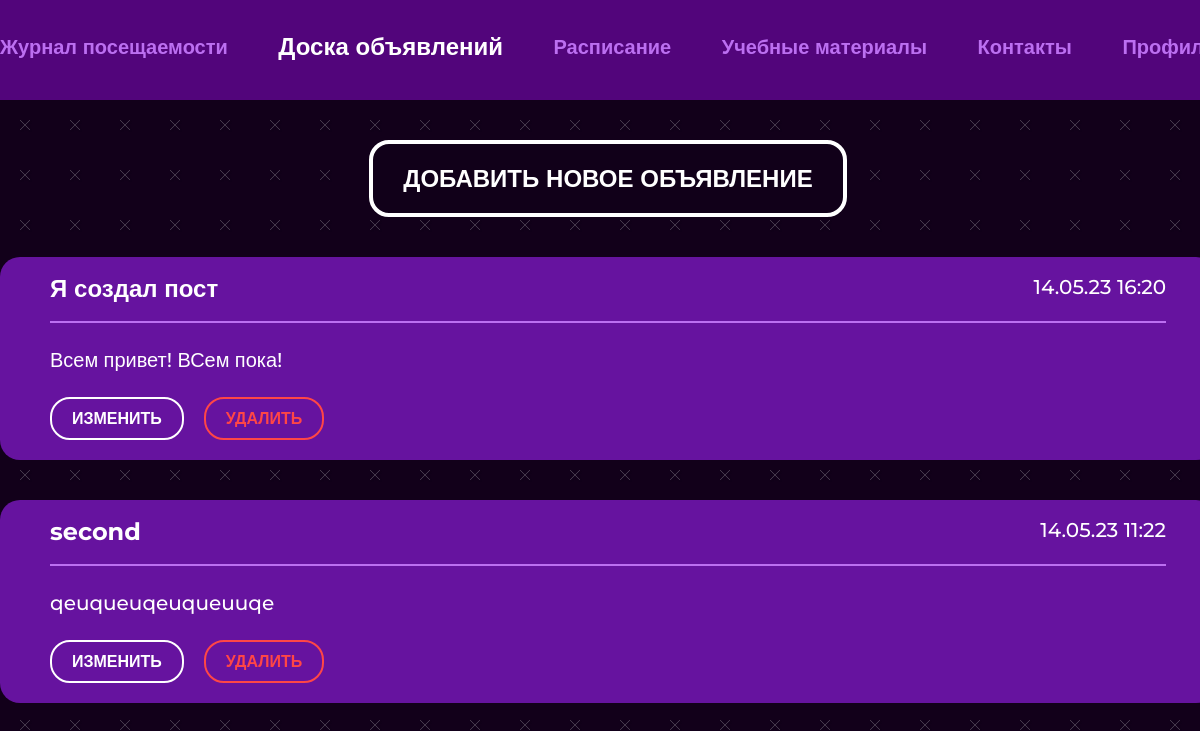
The page / (signed in) on the database its author committed.
### main/models.py (models this page shows, shortened)
class Post(models.Model):
    title = models.CharField(max_length=100)
    text = models.TextField()
    time = models.DateTimeField(auto_now_add=True)
    room = models.ForeignKey(Room, on_delete=models.CASCADE)

### main/views.py (the view)
# urls.py: path('', views.index, name='index'),
@login_required()
def index(request):
    if request.method == "POST":
        print("board post-requets")
        print("board post-requets")
    cur_student = get_student(request)
    posts = Post.objects.filter(room=cur_student.room).order_by('-time')
    contex = {
        'posts': posts,
        'navbar': 'index',
        'perm': get_perm(cur_student.permission)
    }
    return render(request, "main/index.html", context=contex)

### main/views.py (called while the page is built)
def get_student(request):
    return Student.objects.get(user=request.user)

def get_perm(permission):
    if permission == 0:
        return False
    return True

### main/templates/main/index.html (shortened to what this page needs)
{% extends 'main/base.html' %}
{% load static %}
{% block content %}
        <div class="container">
          <div class="board__container">
            {% if perm %}
            <button name="new" class="btn btn-modal" >ДОБАВИТЬ НОВОЕ ОБЪЯВЛЕНИЕ</button>
            {% endif %}
            {% for elem in posts %}
            <div class="board__cell">
              <div class="board__box">
                <h4 class="board__title">
                  {{ elem.title }}
                </h4>
                <p class="board__date">
                  {{ elem.time|date:"d.m.y" }} {{ elem.time|time:"H:i" }}
                </p>
              </div>
              <p class="board__text">
                  {{ elem.text }}
              </p>
              {% if perm %}
              <div class="board__btns">
                <button class="mini-btn btn-change" data-id="{{ elem.id }}" name="change">ИЗМЕНИТЬ</button>
                <form action="/delete_data" method="post">
                  <input type="submit" class="mini-btn btn-cancel" data-id="{{ elem.id }}" value="УДАЛИТЬ">
                </form>
              </div>
              {% endif %}
            </div>
            {% endfor %}
          </div>
        </div>
{% endblock content%}

### main/static/main/css/main.css (style rules this page uses)
* { padding: 0; margin: 0; border: 0; }
*, *:before, *:after { -webkit-box-sizing: border-box; box-sizing: border-box; }
html, body { width: 100%; line-height: 1; font-size: 16px; -ms-text-size-adjust: 100%; -moz-text-size-adjust: 100%; -webkit-text-size-adjust: 100%; }
input, button, textarea { font-family: inherit; }
button { cursor: pointer; }
h1, h2, h3, h4, h5, h6, a { font-size: inherit; }
body { font-family: "Montserrat", sans-serif; background: url("./img/bg.jpg"); background-size: 50px; }
.btn { display: inline-block; padding: 20px 30px; background-color: #110019; border: 4px solid #FFFFFF; border-radius: 20px; font-weight: 700; font-size: 24px; color: #FFFFFF; -webkit-transition: all 0.5s; transition: all 0.5s; cursor: pointer; }
.container { width: 1216px; margin: 0 auto; }
.mini-btn { border: 2px solid #FFFFFF; border-radius: 20px; padding: 10px 20px; color: #FFFFFF; font-weight: 700; font-size: 16px; background-color: transparent; -webkit-transition: all 0.5s; transition: all 0.5s; }
.btn-cancel { border: 2px solid #FF4646; color: #FF4646; }
.board__container { display: -webkit-box; display: -ms-flexbox; display: flex; -webkit-box-align: center; -ms-flex-align: center; align-items: center; gap: 40px; -webkit-box-orient: vertical; -webkit-box-direction: normal; -ms-flex-direction: column; flex-direction: column; }
.board__cell { padding: 20px 50px; width: 1216px; background: #66139F; border-radius: 20px; display: -webkit-box; display: -ms-flexbox; display: flex; -webkit-box-orient: vertical; -webkit-box-direction: normal; -ms-flex-direction: column; flex-direction: column; gap: 25px; }
.board__box { display: -webkit-box; display: -ms-flexbox; display: flex; -webkit-box-pack: justify; -ms-flex-pack: justify; justify-content: space-between; padding-bottom: 20px; border-bottom: 2px solid #BC6FF1; }
.board__title { font-weight: 700; font-size: 24px; color: #FFFFFF; }
.board__date { font-weight: 500; font-size: 20px; color: #FFFFFF; }
.board__text { font-weight: 500; font-size: 20px; color: #fff; line-height: 24px; }
.board__btns { display: -webkit-box; display: -ms-flexbox; display: flex; gap: 20px; }

### rows shown on the page
Post: title "Я создал пост", time "14.05.23", time "16:20", text "Всем привет! ВСем пока!"
Post: title "second", time "14.05.23", time "11:22", text "qeuqueuqeuqueuuqe"
